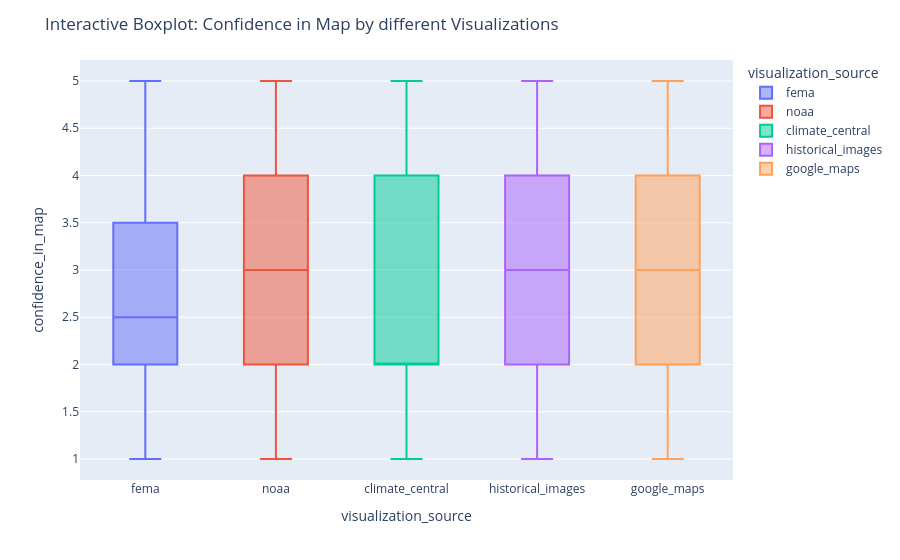

Here is the notebook cell this chart was saved with:
### Markdown cell above
### 5.2 Distribution


Choose the Likert scale response you want to visualize. 


LIKERT = [
    'flood_risk_severity',
    'flood_risk_understanding',
    'confidence_in_map',
    'likely_to_buy_property',
    'likely_to_rent_property',
    'likely_to_buy_insurance',
    'likely_to_take_preventive_actions',
    'use_flood_maps_frequency',
    'ease_of_interpretation'
]

### Code cell
fig = px.box(
    data,
    x='visualization_source',
    y='confidence_in_map',
    color='visualization_source',
    hover_data=['age', 'education_level']
)
fig.update_layout(title="Interactive Boxplot: Confidence in Map by different Visualizations")
fig.show()

### Figure 1 — Plotly figure (JSON) as saved in the notebook; plotly's stock layout.template omitted (floating-point values rounded to 4 significant figures; data arrays with more than 128 entries replaced by an {"elided": "..."} marker saying what was removed)
{"data": [{"alignmentgroup": "True", "customdata": {"elided": "340x2 str values"}, "hovertemplate": "visualization_source=%{x}<br>confidence_in_map=%{y}<br>age=%{customdata[0]}<br>education_level=%{customdata[1]}<extra></extra>", "legendgroup": "fema", "marker": {"color": "#636efa"}, "name": "fema", "notched": false, "offsetgroup": "fema", "orientation": "v", "showlegend": true, "type": "box", "x": {"elided": "340 str values"}, "x0": " ", "xaxis": "x", "y": {"elided": "340 int values"}, "y0": " ", "yaxis": "y"}, {"alignmentgroup": "True", "customdata": {"elided": "284x2 str values"}, "hovertemplate": "visualization_source=%{x}<br>confidence_in_map=%{y}<br>age=%{customdata[0]}<br>education_level=%{customdata[1]}<extra></extra>", "legendgroup": "noaa", "marker": {"color": "#EF553B"}, "name": "noaa", "notched": false, "offsetgroup": "noaa", "orientation": "v", "showlegend": true, "type": "box", "x": {"elided": "284 str values"}, "x0": " ", "xaxis": "x", "y": {"elided": "284 int values"}, "y0": " ", "yaxis": "y"}, {"alignmentgroup": "True", "customdata": {"elided": "324x2 str values"}, "hovertemplate": "visualization_source=%{x}<br>confidence_in_map=%{y}<br>age=%{customdata[0]}<br>education_level=%{customdata[1]}<extra></extra>", "legendgroup": "climate_central", "marker": {"color": "#00cc96"}, "name": "climate_central", "notched": false, "offsetgroup": "climate_central", "orientation": "v", "showlegend": true, "type": "box", "x": {"elided": "324 str values"}, "x0": " ", "xaxis": "x", "y": {"elided": "324 int values"}, "y0": " ", "yaxis": "y"}, {"alignmentgroup": "True", "customdata": {"elided": "332x2 str values"}, "hovertemplate": "visualization_source=%{x}<br>confidence_in_map=%{y}<br>age=%{customdata[0]}<br>education_level=%{customdata[1]}<extra></extra>", "legendgroup": "historical_images", "marker": {"color": "#ab63fa"}, "name": "historical_images", "notched": false, "offsetgroup": "historical_images", "orientation": "v", "showlegend": true, "type": "box", "x": {"elided": "332 str values"}, "x0": " ", "xaxis": "x", "y": {"elided": "332 int values"}, "y0": " ", "yaxis": "y"}, {"alignmentgroup": "True", "customdata": {"elided": "312x2 str values"}, "hovertemplate": "visualization_source=%{x}<br>confidence_in_map=%{y}<br>age=%{customdata[0]}<br>education_level=%{customdata[1]}<extra></extra>", "legendgroup": "google_maps", "marker": {"color": "#FFA15A"}, "name": "google_maps", "notched": false, "offsetgroup": "google_maps", "orientation": "v", "showlegend": true, "type": "box", "x": {"elided": "312 str values"}, "x0": " ", "xaxis": "x", "y": {"elided": "312 int values"}, "y0": " ", "yaxis": "y"}], "layout": {"boxmode": "overlay", "legend": {"title": {"text": "visualization_source"}, "tracegroupgap": 0}, "margin": {"t": 60}, "title": {"text": "Interactive Boxplot: Confidence in Map by different Visualizations"}, "xaxis": {"anchor": "y", "categoryarray": ["fema", "noaa", "climate_central", "historical_images", "google_maps"], "categoryorder": "array", "domain": [0, 1], "title": {"text": "visualization_source"}}, "yaxis": {"anchor": "x", "domain": [0, 1], "title": {"text": "confidence_in_map"}}}}
